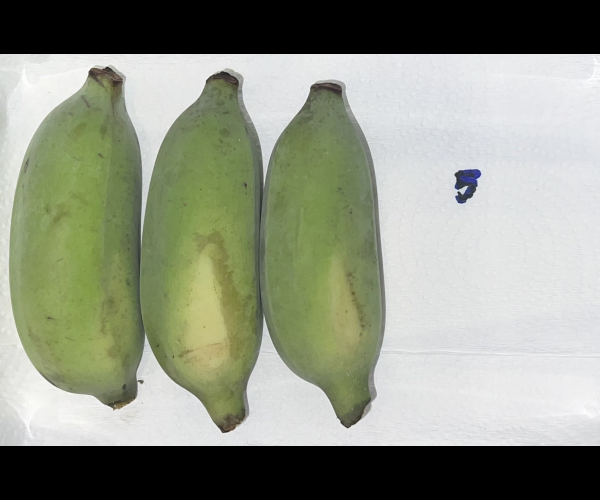
#> input picture img/img-out/1_transparent.png, 600 x 500 px
$ python rgb.py
#> lines starting #> are read from the running program, lines starting #| are printed output that depends on the picture
import cv2
import matplotlib.pyplot as plt

# Load image
img = cv2.imread("img/img-out/1_transparent.png")
#> img is the input picture: shape (500, 600, 3); mean B, G, R 131.9, 148.2, 143.1

# Convert BGR → RGB (IMPORTANT!)
img_rgb = cv2.cvtColor(img, cv2.COLOR_BGR2RGB)

# Split channels
r, g, b = cv2.split(img_rgb)
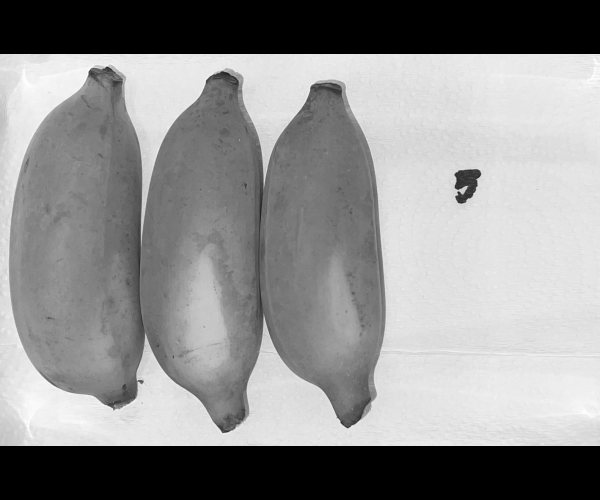
#> r: shape (500, 600); min 0, max 254, mean 143.1
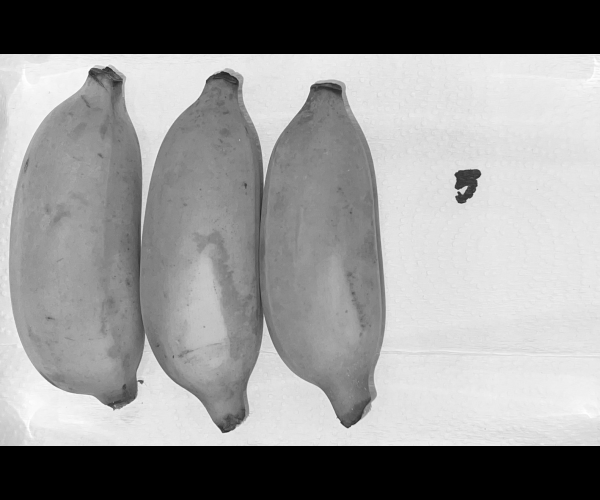
#> g: shape (500, 600); min 0, max 255, mean 148.2
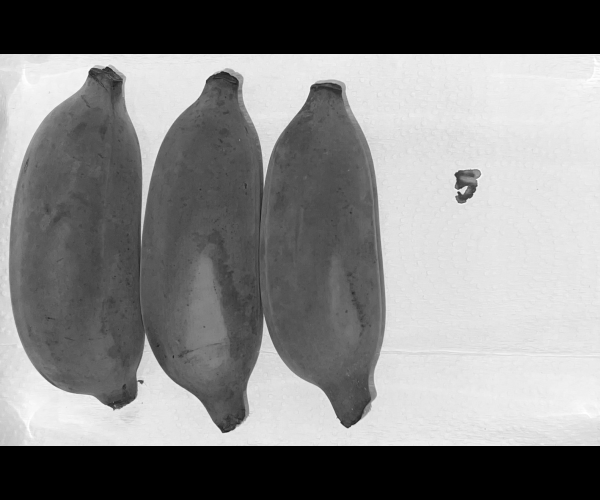
#> b: shape (500, 600); min 0, max 255, mean 131.9

# Plot histograms
plt.figure()
plt.hist(r.ravel(), bins=256, range=[0,256])
plt.hist(g.ravel(), bins=256, range=[0,256])
plt.hist(b.ravel(), bins=256, range=[0,256])

plt.title("RGB Color Histogram")
plt.xlabel("Pixel Value")
plt.ylabel("Frequency")
plt.show()
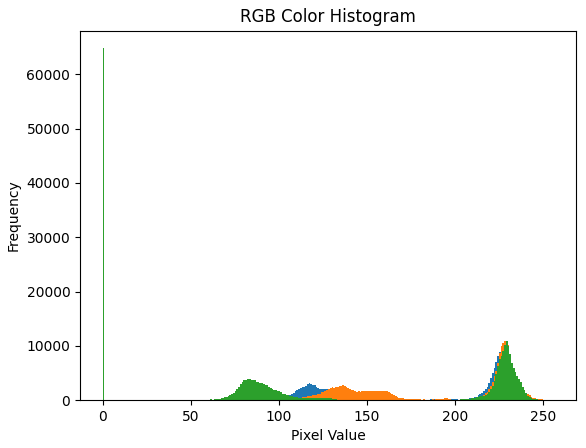
#> figure drawn by matplotlib, 1 panel; tallest bar 64800 high, from x = 0 to 1; tallest bar 64800 high, from x = 0 to 1; tallest bar 64800 high, from x = 0 to 1

$ run again, with img/img-out/2_transparent.png copied over img/img-out/1_transparent.png
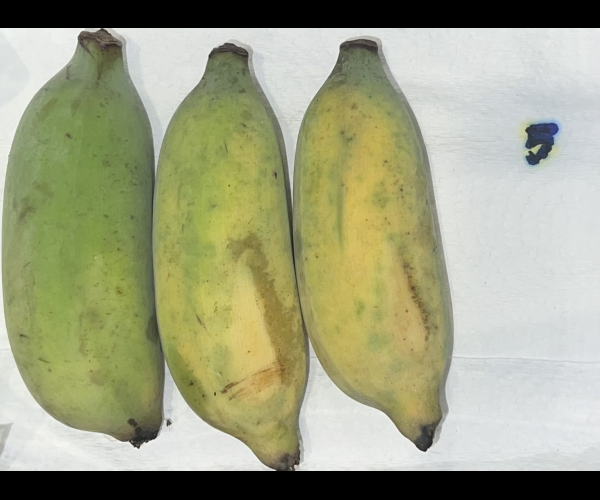
#> input picture img/img-out/2_transparent.png, 600 x 500 px
#> img is the input picture: shape (500, 600, 3); mean B, G, R 131, 161.8, 159.3
#> `r, g, b = cv2.split(img_rgb)`:
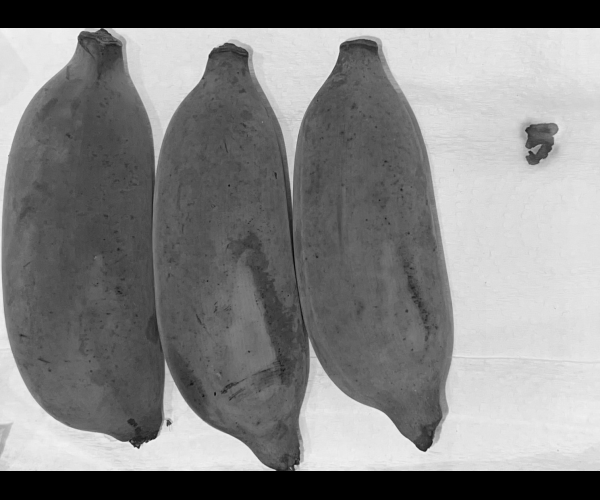
#> b: shape (500, 600); min 0, max 243, mean 131
#> `plt.show()`:
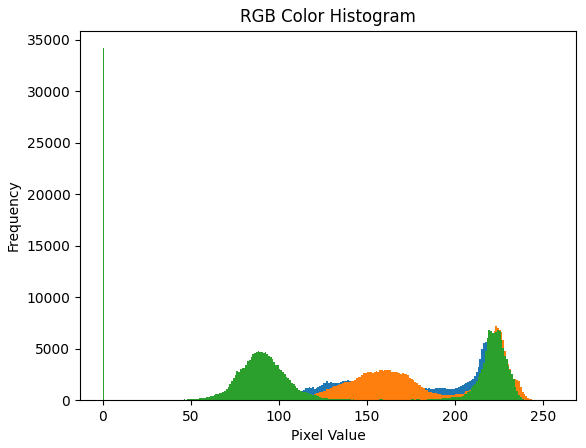
#> figure drawn by matplotlib, 1 panel; tallest bar 34200 high, from x = 0 to 1; tallest bar 34200 high, from x = 0 to 1; tallest bar 34200 high, from x = 0 to 1

$ run again, with img/img-out/3_transparent.png copied over img/img-out/1_transparent.png
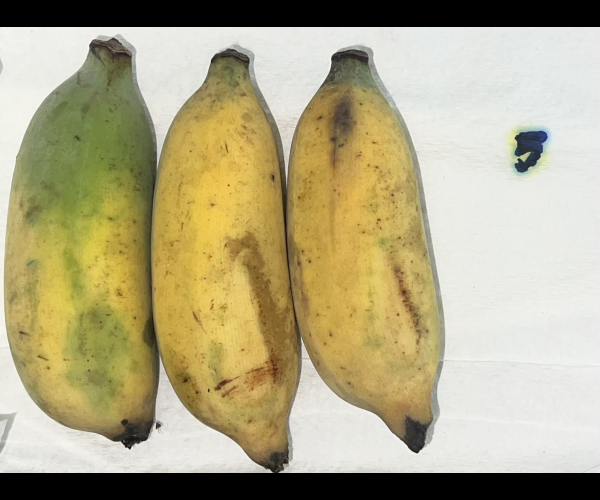
#> input picture img/img-out/3_transparent.png, 600 x 500 px
#> img is the input picture: shape (500, 600, 3); mean B, G, R 133.2, 168.1, 176.8
#> `r, g, b = cv2.split(img_rgb)`:
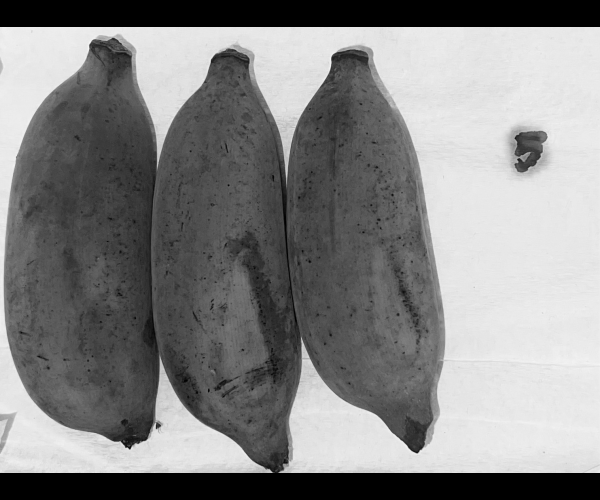
#> b: shape (500, 600); min 0, max 245, mean 133.2
#> `plt.show()`:
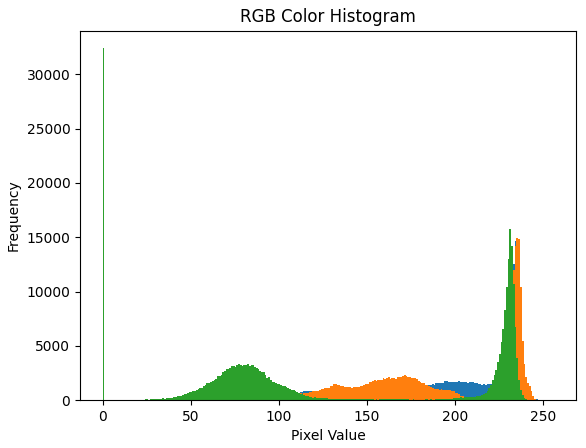
#> figure drawn by matplotlib, 1 panel; tallest bar 32400 high, from x = 0 to 1; tallest bar 32400 high, from x = 0 to 1; tallest bar 32404 high, from x = 0 to 1

$ run again, with img/img-out/4_transparent.png copied over img/img-out/1_transparent.png
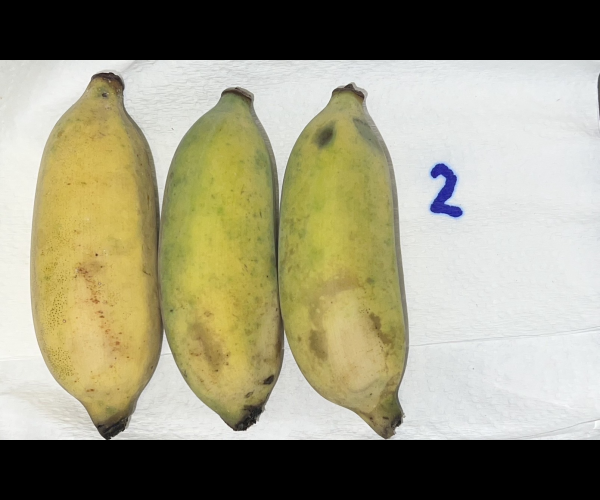
#> input picture img/img-out/4_transparent.png, 600 x 500 px
#> img is the input picture: shape (500, 600, 3); mean B, G, R 124.8, 150, 153.6
#> `r, g, b = cv2.split(img_rgb)`:
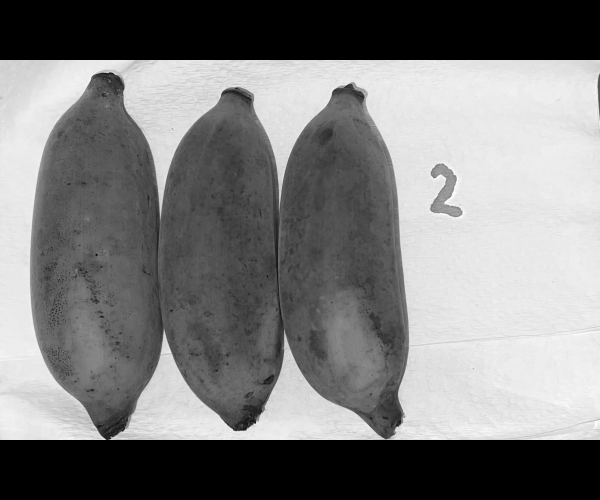
#> b: shape (500, 600); min 0, max 254, mean 124.8
#> `plt.show()`:
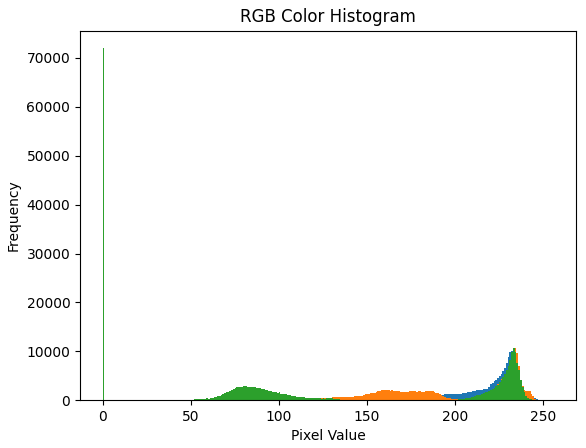
#> figure drawn by matplotlib, 1 panel; tallest bar 72000 high, from x = 0 to 1; tallest bar 72000 high, from x = 0 to 1; tallest bar 72000 high, from x = 0 to 1
